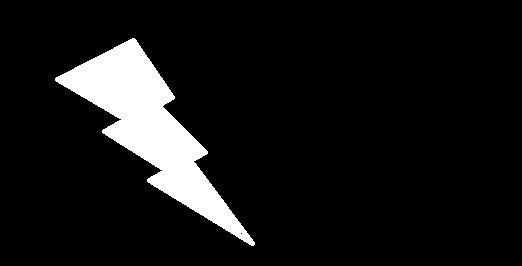
//> input picture test04/test04/161.jpg, 522 x 266 px, given in place of 16.jpg, which was not available
$ ./contour_approx   (built with g++ and OpenCV 4)
//> lines starting //> are read from the running program, lines starting //| are printed output that depends on the picture; after the words box and inside, x2 and y2 are one past the last pixel; in counts of white or black regions, pixels touching at a corner belong together; pictures that were not available may be replaced by others from this repository, and a replacement may not be noted
### test04/test04/contour.h
// test04.h: 标准系统包含文件的包含文件
// 或项目特定的包含文件。

#pragma once

#include <iostream>

// TODO: 在此处引用程序需要的其他标头。

### test04/test04/contour_approx.cpp
#include "contour.h"
#include"opencv2/highgui/highgui.hpp"
#include"opencv2/imgproc/imgproc.hpp"
#include"opencv2/opencv.hpp"
#include<iostream>
#include<vector>
using namespace std;

int main()
{
	cv::Mat img = cv::imread("D:/Dep_gram/c++_project/test04/test04/16.jpg");
//> img is the input picture: 266 rows x 522 cols, CV_8UC3; min 0, max 255, mean 22
	cv::Mat gray_img, bin_img;
	cv::cvtColor(img, gray_img, cv::COLOR_BGR2GRAY);
	cv::threshold(gray_img, bin_img, 127, 255, cv::THRESH_BINARY | cv::THRESH_OTSU);
//> bin_img: 266 rows x 522 cols, CV_8UC1; 8.6% white; 1 white region

	vector<vector<cv::Point>>contours;
	vector<cv::Vec4i>vec_4f;

	cv::findContours(bin_img, contours, vec_4f, cv::RETR_TREE,cv::CHAIN_APPROX_SIMPLE);
//> contours = 2 contours, 1 with area under 20; largest, box (x1, y1, x2, y2) and area: (55, 38, 255, 246) 11684; vec_4f = 2 items: [-1, -1, 1, -1], [-1, -1, -1, 0]
	cout << "contours number:" << int(size(vec_4f)) << endl;
//| contours number:2
	for (int i = 0; i < (int(size(vec_4f))); i++)
	{
		double epslion = 40;//숌뺏똑
		cv::approxPolyDP(contours.at(i), contours.at(i), epslion, true);
		cv::drawContours(img, contours, -1, cv::Scalar(0, 0, 255), 2);

		cv::imshow("img"+i, img);
	}
//> this loop made 2 passes
//> pass 1, `cv::imshow("img"+i, img);`:
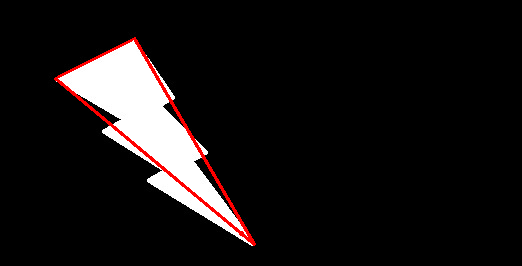
//> window 'img': 266 rows x 522 cols, CV_8UC3; mean B, G, R 19.8, 19.8, 23.2
	// [7 lines of commented-out code are left out]
	cv::waitKey(0);
	cv::destroyAllWindows();
	return 0;
}

$ run again, on test04/test04/5.jpg
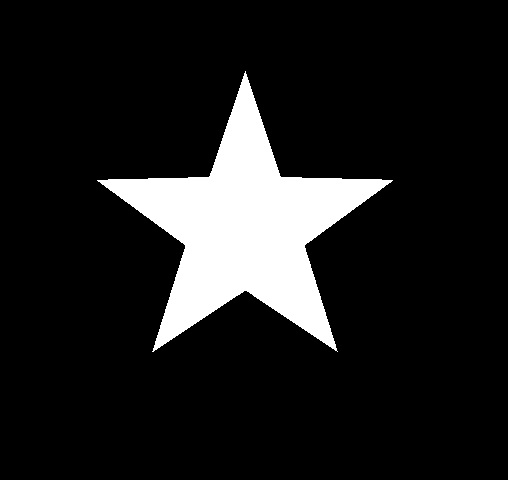
//> input picture test04/test04/5.jpg, 508 x 480 px, given in place of 16.jpg, which was not available
//> img is the input picture: 480 rows x 508 cols, CV_8UC3; min 0, max 255, mean 29.9
//> bin_img: 480 rows x 508 cols, CV_8UC1; 11.7% white; 1 white region
//> `cv::findContours(bin_img, contours, vec_4f, cv::RETR_TREE,cv::CHAIN_AP..`: contours = 1 contour; box (x1, y1, x2, y2) and area: (97, 71, 393, 352) 28098; vec_4f = 1 item: [-1, -1, -1, -1]
//| contours number:1
//> the loop `for (int i = 0; i < (int(size(vec_4f))); i++)` made 1 pass
//> pass 1, `cv::imshow("img"+i, img);`:
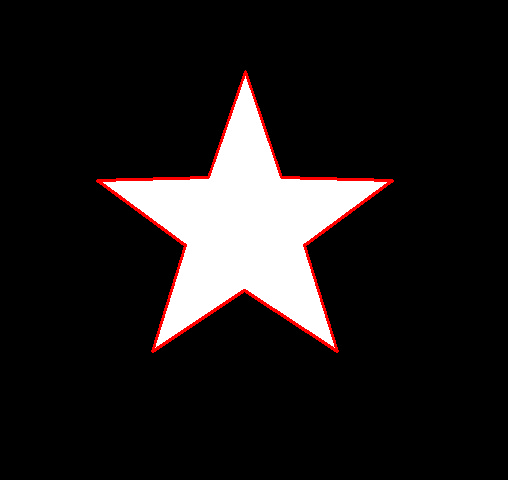
//> window 'img': 480 rows x 508 cols, CV_8UC3; mean B, G, R 27.9, 27.9, 31.4
